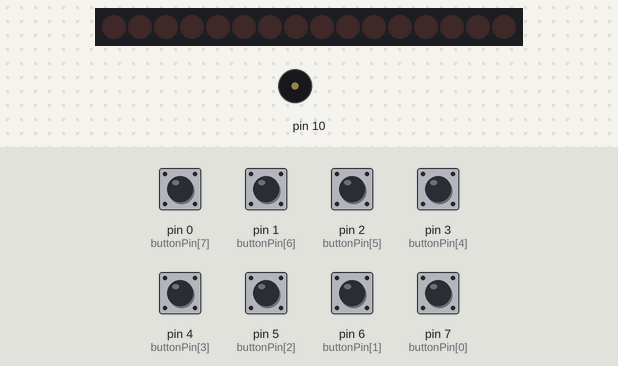
Simulated run of this sketch. Board: Arduino Uno, built with avr-gcc and run on an emulated ATmega328P. On the bench: 16 shift-register outputs drawn as a row of LEDs (first output left, lit = HIGH), buzzer (waves = sounding). Wiring (inferred from the names in the program): 2 × shift register (74HC595): data pin 11; shift clock pin 12; latch pin 8. Wiring (inferred from the signals the program sends): row of LEDs: on Q0, Q1, Q2, Q3, Q4, Q5, Q6, Q7, Q8, Q9, Q10, Q11, Q12, Q13, Q14, Q15. The test bench sets the inputs (shaded band); at power-on: pin 0 (buttonPin[7]), pin 1 (buttonPin[6]), pin 2 (buttonPin[5]), pin 3 (buttonPin[4]), pin 4 (buttonPin[3]), pin 5 (buttonPin[2]), pin 6 (buttonPin[1]), pin 7 (buttonPin[0]) HIGH.

Above: at 1.2 s.
1.3 s: pin 0 (buttonPin[7]) pulled LOW for 0.15 s
At 2.7 s:
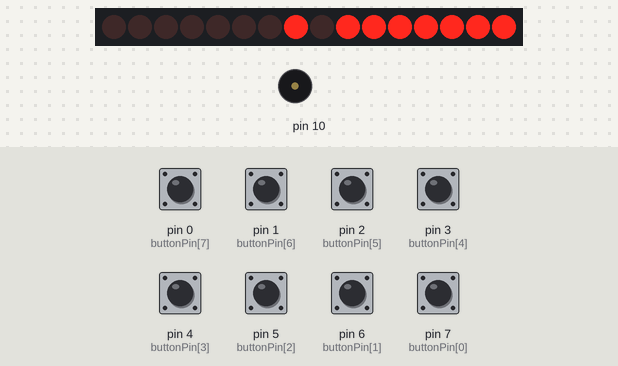
3.3 s: pin 1 (buttonPin[6]) pulled LOW for 0.15 s
At 4.2 s:
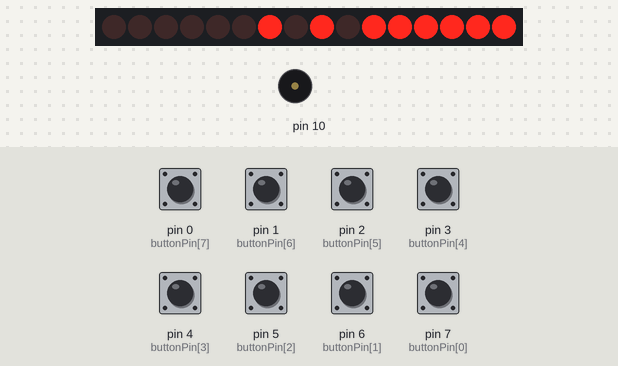
5.3 s: pin 2 (buttonPin[5]) pulled LOW for 0.15 s
At 7.0 s:
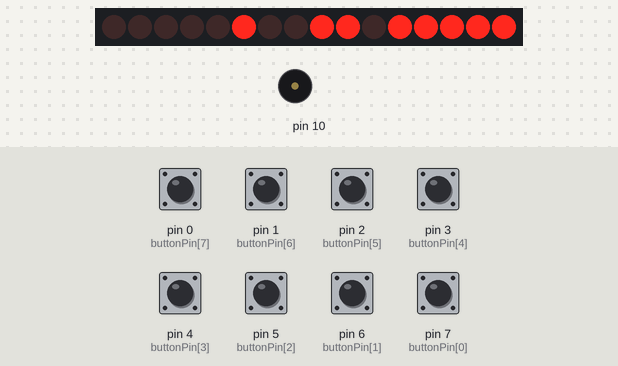
7.3 s: pin 3 (buttonPin[4]) pulled LOW for 0.15 s
At 8.5 s:
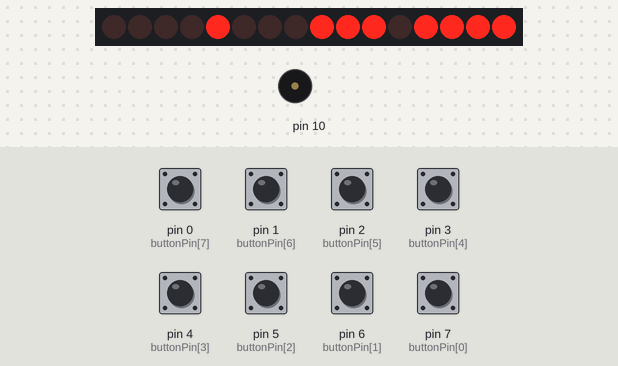
9.3 s: pin 4 (buttonPin[3]) pulled LOW for 0.15 s
At 11.0 s:
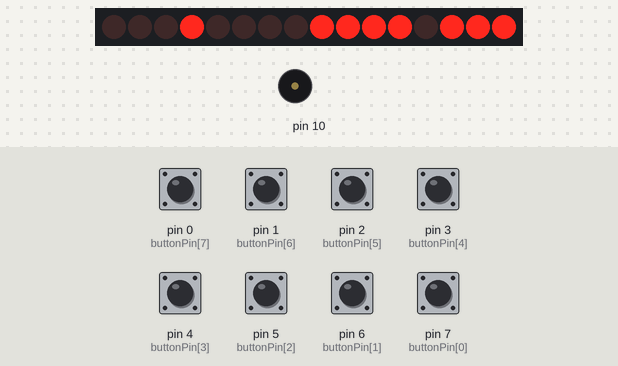
11.3 s: pin 5 (buttonPin[2]) pulled LOW for 0.15 s
At 12.7 s:
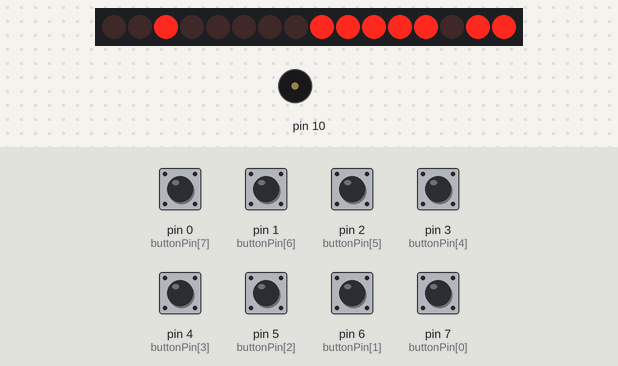
Timing chart, 0 to 14.3 s (numbered marks = the images above; inputs shaded):
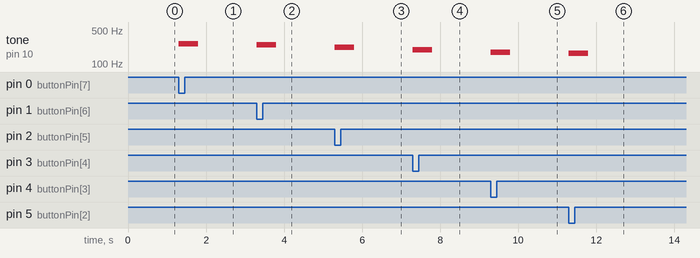

Measured:
- after the input at 1.3 s, tone on pin 10: silent → 262 Hz at once, → silent 0.50 s later
- after the input at 3.3 s, tone on pin 10: silent → 247 Hz at once, → silent 0.50 s later
- after the input at 5.3 s, tone on pin 10: silent → 220 Hz at once, → silent 0.50 s later
- after the input at 7.3 s, tone on pin 10: silent → 196 Hz at once, → silent 0.50 s later
- after the input at 9.3 s, tone on pin 10: silent → 175 Hz at once, → silent 0.50 s later
- after the input at 11.3 s, tone on pin 10: silent → 165 Hz at once, → silent 0.50 s later

The sketch:

______.ino
```cpp
#define NOTE_C3  131
#define NOTE_D3  147
#define NOTE_E3  165
#define NOTE_F3  175
#define NOTE_G3  196
#define NOTE_A3  220
#define NOTE_B3  247
#define NOTE_C4  262


int buttonPin[8] = {7, 6, 5, 4, 3, 2, 1, 0};
int previousState[8]= {1}, presentState[8]= {1};

int latchPin = 8;
int clockPin = 12;
int dataPin =11;

byte buttonread;
byte buttonPrev = 1, buttonPresent = 1;
byte buttonflag=0;
byte tNote = -1;

byte colDataMatrix[8] = {
  B11111110,
  B11111101,
  B11111011,
  B11110111,
  B11101111,
  B11011111,
  B10111111,
  B01111111
};//這掃描

byte rowDataMatrixC3[8] = {
  B00000001,
  B00000001,
  B00000001,
  B00000001,
  B00000001,
  B00000001,
  B00000001,
  B00000001
};//C3

byte rowDataMatrixD3[8] = {
  B00000010,
  B00000010,
  B00000010,
  B00000010,
  B00000010,
  B00000010,
  B00000010,
  B00000010
};//D3

byte rowDataMatrixE3[8] = {
  B00000100,
  B00000100,
  B00000100,
  B00000100,
  B00000100,
  B00000100,
  B00000100,
  B00000100
};//E3

byte rowDataMatrixF3[8] = {
  B00001000,
  B00001000,
  B00001000,
  B00001000,
  B00001000,
  B00001000,
  B00001000,
  B00001000
};//F3

byte rowDataMatrixG3[8] = {
  B00010000,
  B00010000,
  B00010000,
  B00010000,
  B00010000,
  B00010000,
  B00010000,
  B00010000
};//G3

byte rowDataMatrixA3[8] = {
  B00100000,
  B00100000,
  B00100000,
  B00100000,
  B00100000,
  B00100000,
  B00100000,
  B00100000
};//A3

byte rowDataMatrixB3[8] = {
  B01000000,
  B01000000,
  B01000000,
  B01000000,
  B01000000,
  B01000000,
  B01000000,
  B01000000
};//B3

byte rowDataMatrixC4[8] = {
  B10000000,
  B10000000,
  B10000000,
  B10000000,
  B10000000,
  B10000000,
  B10000000,
  B10000000
};//C4


void setup()
{
  pinMode(latchPin, OUTPUT);
  pinMode(clockPin, OUTPUT);
  pinMode(dataPin, OUTPUT);

  for(int i = 0; i < 8; i++)pinMode(buttonPin[i], INPUT_PULLUP);
}


void loop()
{

  for(int i=0; i<8; i++)presentState[i] = digitalRead(buttonPin[i]);


  //C3
  if(presentState[0] == 0 ){
    tNote++;
    tone(10, NOTE_C3,500);

    digitalWrite(latchPin,LOW);
    shiftOut(dataPin, clockPin, MSBFIRST, colDataMatrix[tNote]);
	shiftOut(dataPin, clockPin, MSBFIRST, rowDataMatrixC3[tNote]);
    digitalWrite(latchPin, HIGH);
    delay(1000);


    if(tNote == 7)tNote = -1;
     previousState[0]=0;
  }


  //D3
  else if(presentState[1] ==0){
    tNote++;
    tone(10, NOTE_D3,500);
    digitalWrite(latchPin,LOW);
    shiftOut(dataPin, clockPin, MSBFIRST, colDataMatrix[tNote]);
	shiftOut(dataPin, clockPin, MSBFIRST, rowDataMatrixD3[tNote]);
    digitalWrite(latchPin, HIGH);
    delay(1000);


    if(tNote == 7)tNote = -1;
    previousState[1]=0;
  }


  //E3
  else if(presentState[2] == 0){
    tNote++;
    tone(10, NOTE_E3,500);
    digitalWrite(latchPin,LOW);
    shiftOut(dataPin, clockPin, MSBFIRST, colDataMatrix[tNote]);
	shiftOut(dataPin, clockPin, MSBFIRST, rowDataMatrixE3[tNote]);
    digitalWrite(latchPin, HIGH);
    delay(1000);


    if(tNote == 7)tNote = -1;
    previousState[2]=0;
  }


  //F3
  else if(presentState[3] == 0){
    tNote++;
    tone(10, NOTE_F3,500);
    digitalWrite(latchPin,LOW);
    shiftOut(dataPin, clockPin, MSBFIRST, colDataMatrix[tNote]);
	shiftOut(dataPin, clockPin, MSBFIRST, rowDataMatrixF3[tNote]);
    digitalWrite(latchPin, HIGH);
    delay(1000);


    if(tNote == 7)tNote = -1;
    previousState[3]=0;
  }


  //G3
  else if(presentState[4] == 0){
    tNote++;
    tone(10, NOTE_G3, 500);
    digitalWrite(latchPin,LOW);
    shiftOut(dataPin, clockPin, MSBFIRST, colDataMatrix[tNote]);
	shiftOut(dataPin, clockPin, MSBFIRST, rowDataMatrixG3[tNote]);
    digitalWrite(latchPin, HIGH);
    delay(1000);


    if(tNote == 7)tNote = -1;
    previousState[4]=0;
  }

  //A3
  else if(presentState[5] == 0){
    tNote++;
    tone(10, NOTE_A3,500);
    digitalWrite(latchPin,LOW);
    shiftOut(dataPin, clockPin, MSBFIRST, colDataMatrix[tNote]);
	shiftOut(dataPin, clockPin, MSBFIRST, rowDataMatrixA3[tNote]);
    digitalWrite(latchPin, HIGH);
    delay(1000);


    if(tNote == 7)tNote = -1;
    previousState[5]=0;
  }

  //B3
  else if(presentState[6] == 0){
    tNote++;
    tone(10, NOTE_B3,500);
    digitalWrite(latchPin,LOW);
    shiftOut(dataPin, clockPin, MSBFIRST, colDataMatrix[tNote]);
	shiftOut(dataPin, clockPin, MSBFIRST, rowDataMatrixB3[tNote]);
    digitalWrite(latchPin, HIGH);
    delay(1000);


    if(tNote == 7)tNote = -1;
    previousState[6]=0;
   }

  //C4
  else if(presentState[7] == 0){
    tNote++;
    tone(10, NOTE_C4,500);
    digitalWrite(latchPin,LOW);
    shiftOut(dataPin, clockPin, MSBFIRST, colDataMatrix[tNote]);
	shiftOut(dataPin, clockPin, MSBFIRST, rowDataMatrixC4[tNote]);
    digitalWrite(latchPin, HIGH);
    delay(1000);


    if(tNote == 7)tNote = -1;
    previousState[7]=0;
  }

  for(int i=0;i<8;i++){
    if(presentState[i]==1&&previousState[i]==0){
    noTone(10);
      previousState[i]=1;
    }
  }

}
```
